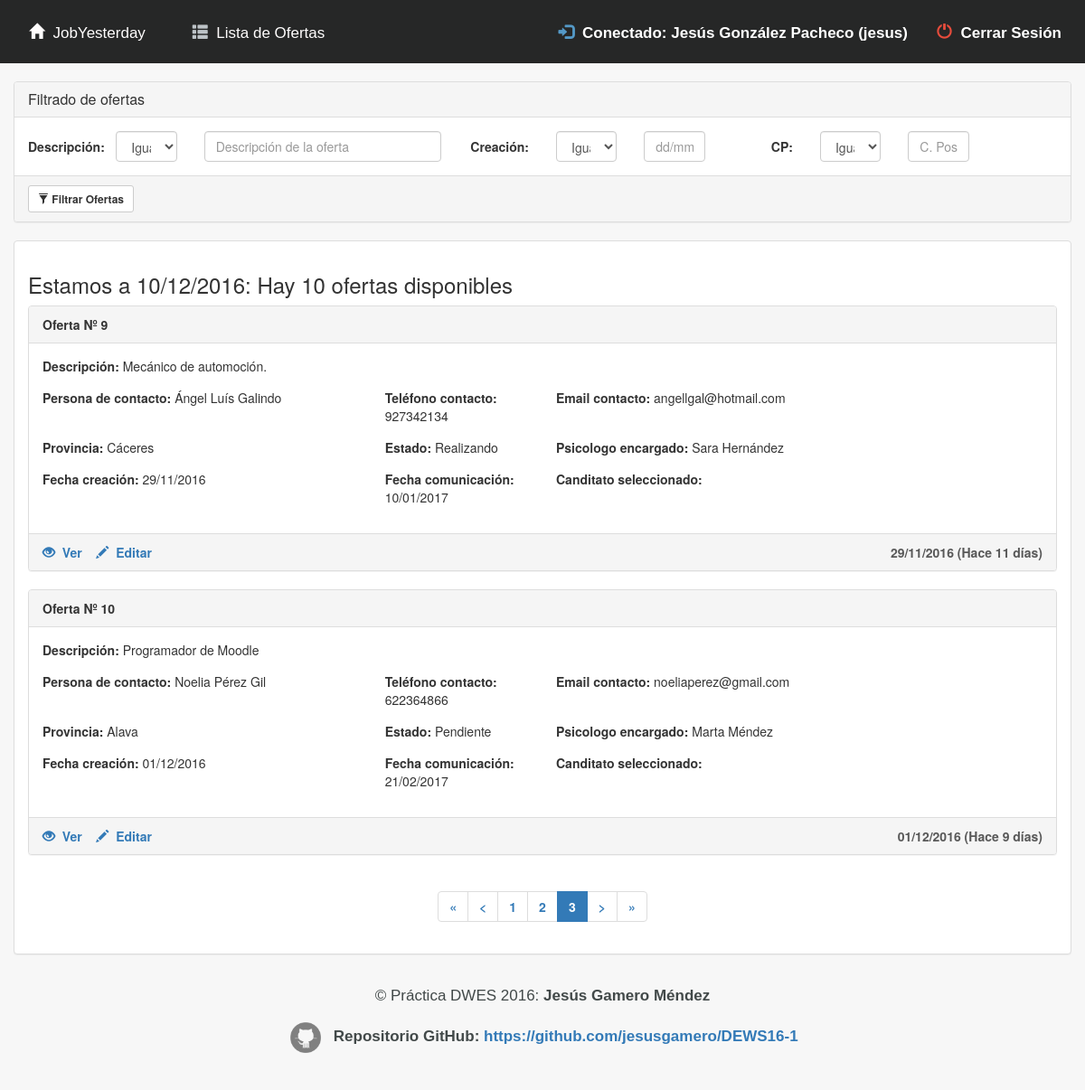
/app/index.php?ctrl=list&pag=3 (signed in), run on the app's committed database.
### tables this page shows
CREATE TABLE `oferta` (
  `idoferta` int(11) NOT NULL,
  `descripcion` varchar(250) NOT NULL,
  `persona_contacto` varchar(35) NOT NULL,
  `tlf_contacto` int(9) NOT NULL,
  `email_contacto` varchar(25) NOT NULL,
  `dir_empresa` varchar(50) DEFAULT NULL,
  `poblacion` varchar(25) DEFAULT NULL,
  `cp` varchar(5) DEFAULT NULL,
  `provincia` varchar(35) DEFAULT NULL,
  `estado` char(1) DEFAULT NULL,
  `fcreacion` date DEFAULT NULL,
  `fcomunicacion` date DEFAULT NULL,
  `psico_encar` varchar(25) DEFAULT NULL,
  `candidato` varchar(35) DEFAULT NULL,
  `des_candidato` varchar(250) DEFAULT NULL
);

CREATE TABLE `provincia` (
  `cod_provincia` int(2) NOT NULL DEFAULT '0' COMMENT 'Código de la provincia de dos digitos',
  `nombre` varchar(50) NOT NULL DEFAULT '' COMMENT 'Nombre de la provincia'
);

CREATE TABLE `usuario` (
  `cod` int(11) NOT NULL,
  `tipo` char(1) NOT NULL,
  `nombre` varchar(35) DEFAULT NULL,
  `user` varchar(10) DEFAULT NULL,
  `pass` varchar(10) DEFAULT NULL
);

### app/model/DB_connection.php (called while the page is built, shortened)
<?php
Class Database {
	private $link;
	private $result;
	private static $_instance;
	public static function getInstance(){
		if (!(self::$_instance instanceof self)){
			self::$_instance=new self();
		}
		return self::$_instance;
	}
	private function Conectar($conf)
	{
		$this-> link =new mysqli($conf['servidor'], $conf['usuario'], $conf['password']);
		$this->link->select_db($conf['base_datos']);
		$this->link->query("SET NAMES 'utf8'");
	}
	public function Consulta($sql)
	{
		$this->result=$this->link->query($sql);
		return $this->result;
	}
	public function LeeRegistro($result=NULL)
	{
		if (! $result)
		{
			$result=$this->result;
		}
		$this->regActual=$result->fetch_assoc();
		return $this->regActual;
	}
}

### app/model/model.php (called while the page is built, shortened)
<?php
include (MODEL_PATH . "DB_connection.php");
function nombreProvincias($id)
{
	$bdatos = Database::getInstance();
	$query = 'SELECT p.nombre FROM provincia p WHERE p.cod_provincia=' . $id;
	$res = $bdatos->Consulta($query);
	$registro = $bdatos->LeeRegistro();
	return $registro['nombre'];
}
function nombrePsicologo($id)
{
	$bdatos = Database::getInstance();
	$query = 'SELECT u.nombre FROM usuario u WHERE u.cod=' . $id;
	$res = $bdatos->Consulta($query);
	$registro = $bdatos->LeeRegistro();
	return $registro['nombre'];
}
function nRegistros()
{
	$MyBD = Database::getInstance();
	$query = "SELECT count(*) as total FROM oferta";
	$result = $MyBD->Consulta($query);
	$reg = mysqli_fetch_assoc($result);
	return $reg['total'];
}
function verOfertas($posIni)
{
	$bd = database::getInstance();
	$query = "SELECT * FROM oferta LIMIT " . ($posIni - 1) . "," . PROXPAG;
	$res = $bd->Consulta($query);
	while ($line = $bd->LeeRegistro($res)) {
		$ofertas[] = $line;
	}
	return $ofertas;
}

### app/view/list.php (the view, shortened to what this page needs)
	<br>
<div class="container-fluid">
<form class="form-horizontal" method="POST">
<div class="panel panel-default">
 <div class="panel-heading"><h3 class="panel-title">Filtrado de ofertas</h3></div>
<div class="panel-body">
	<div class="row">
	<label class="col-xs-12 col-sm-2 col-md-1 control-label" for="descripcion">Descripción:</label>
	<div class="col-xs-12 col-sm-4 col-md-1">
	<?= creaSelect('cond1a',$criterio,sesion('cond1a'))?>
	</div>
	<div class="col-xs-12 col-sm-5 col-md-3">
		<input id="cond1b" value="<?= sesion('cond1b') ?>" name="cond1b" class="form-control input-md" placeholder="Descripción de la oferta">
	</div>
	<label class="col-xs-12 col-sm-2 col-md-1 control-label" for="creacion">Creación:</label>
	<div class="col-xs-12 col-sm-4 col-md-1">
	<?= creaSelect('cond2a',$criterio,sesion('cond2a'))?>
	</div>
	<div class="col-xs-12 col-sm-5 col-md-1">
		<input id="cond2b" value="<?= sesion('cond2b') ?>"name="cond2b" class="form-control input-md" placeholder="dd/mm/yyyy">
	</div>
	<label class="col-xs-12 col-sm-2 col-md-1 control-label" for="cp">CP:</label>
	<div class="col-xs-12 col-sm-4 col-md-1">
	<?= creaSelect('cond3a',$criterio,sesion('cond3a'))?>
	</div>
	<div class="col-xs-12 col-sm-5 col-md-1">
		<input id="cond3b" value="<?= sesion('cond3b') ?>" name="cond3b" class="form-control input-md" placeholder="C. Postal">
	</div>
	</div>
</div>
 <div class="panel-footer">
 <button class="btn btn-default btn-sm"><span class="glyphicon glyphicon-filter"></span>&nbsp;<b>Filtrar Ofertas</b></button></div>
</div>
</form>
</div>
<div class="container-fluid">
<div class="panel panel-default">
<div class="panel-body">
<h3>Estamos a <?= date("d/m/Y"); ?>:<?php echo " Hay ". $nreg." ofertas disponibles"; ?></h3>
 	<?php if ($listado==null)
	{
	?>
	<center><h3>Oops! No hay ninguna oferta disponible, inserte una nueva.</h3></center><br><br>
	<?php
	}
	else
	{
	foreach ($listado as $clave => $oferta)
	{ ?>
				<div class="panel panel-default">
				<div class="panel-heading"><b>Oferta Nº <?= $oferta['idoferta']; ?> </b>
				</div>
				<div class="panel-body">
				<div class="form-horizontal">
					<div class="form-group">
					  <div class="col-md-10"><b>Descripción: </b><?= $oferta['descripcion']; ?></div>
					</div>
					<div class="form-group">
					  <div class="col-md-4"><b>Persona de contacto: </b><?= $oferta['persona_contacto']; ?></div>
					  <div class="col-md-2"><b>Teléfono contacto: </B><?= $oferta['tlf_contacto']; ?></div>
					  <div class="col-md-4"><b>Email contacto: </B><?= $oferta['email_contacto']; ?></div>
					</div>
					<div class="form-group">
					  <div class="col-md-4"><b>Provincia: </b><?= nombreProvincias($oferta['provincia']) ?></div>
					  <div class="col-md-2"><b>Estado: </b><?= verEstado($oferta['estado']); ?></div>
					  <div class="col-md-4"><b>Psicologo encargado: </b><?= nombrePsicologo($oferta['psico_encar']) ?></div>
					</div>
					<div class="form-group">
					  <div class="col-md-4"><b>Fecha creación: </b><?= formatoGregoriano($oferta['fcreacion']) ?></div>
					  <div class="col-md-2"><b>Fecha comunicación: </b><?= formatoGregoriano($oferta['fcomunicacion']) ?></div>
					  <div class="col-md-4"><b>Canditato seleccionado: </b><?= $oferta['candidato']; ?></div>
					</div>
				</div>
				</div>
				<div class="panel-footer">
				<a href="?ctrl=info&id=<?= $oferta['idoferta']; ?>"><span class="glyphicon glyphicon-eye-open"></span>&nbsp;<b>&nbsp;Ver</b></a>&nbsp;&nbsp;&nbsp;
				<a href="?ctrl=update&id=<?= $oferta['idoferta']; ?>"><span class="glyphicon glyphicon-pencil"></span>&nbsp;<b>&nbsp;Editar</b></a>&nbsp;&nbsp;&nbsp;
				<label style="float:right; color:#585858"><?= formatoGregoriano($oferta['fcreacion']) ?> (Hace <?= diasTranscurridos($oferta['fcreacion'],date("Y-m-d")); ?> días)</label>
				</div>
				</div>
	<?php }}?>
	<center><b>
		<ul class="pagination">
		<li><a href="?ctrl=list&pag=1" >&laquo;</a></li>
		<li><a href="?ctrl=list&pag=<?php echo ($pag-1);?>"><</a></li>
		<?php for ($i = 1; $i < $maxPag; $i++) {
			if($i==$pag){
			echo "<li class='active'><a href='?ctrl=list&pag=".$i."'>".$i."</a></li>";
			}
			else{
			echo "<li><a href='?ctrl=list&pag=".$i."'>".$i."</a></li>";
			}
		}
		?>
		<li><a href="?ctrl=list&pag=<?php if ($pag < ceil($maxPag-1)){echo ($pag+1);} else {echo (ceil($maxPag-1));} ?>">></a></li>
		<li><a href="?ctrl=list&pag=<?php echo (ceil($maxPag-1));?>">&raquo;</a></li>
		</ul>
	</b></center>
</div>
</div>
</div>

### data on the page
oferta: idoferta "9", descripcion "Mecánico de automoción.", persona_contacto "Ángel Luís Galindo", tlf_contacto "927342134", email_contacto "angellgal@hotmail.com", provincia.nombre "Cáceres", estado "Realizando", psico_encar.nombre "Sara Hernández", fcreacion "29/11/2016", fcomunicacion "10/01/2017"
oferta: idoferta "10", descripcion "Programador de Moodle", persona_contacto "Noelia Pérez Gil", tlf_contacto "622364866", email_contacto "noeliaperez@gmail.com", provincia.nombre "Alava", estado "Pendiente", psico_encar.nombre "Marta Méndez", fcreacion "01/12/2016", fcomunicacion "21/02/2017"

### other printed values
$_SESSION['nombre'] "Jesús González Pacheco"
$_SESSION['usuario'] "jesus"
$nreg "10"
form field cond1a "Igual a"
form field cond2a "Igual a"
form field cond3a "Igual a"
